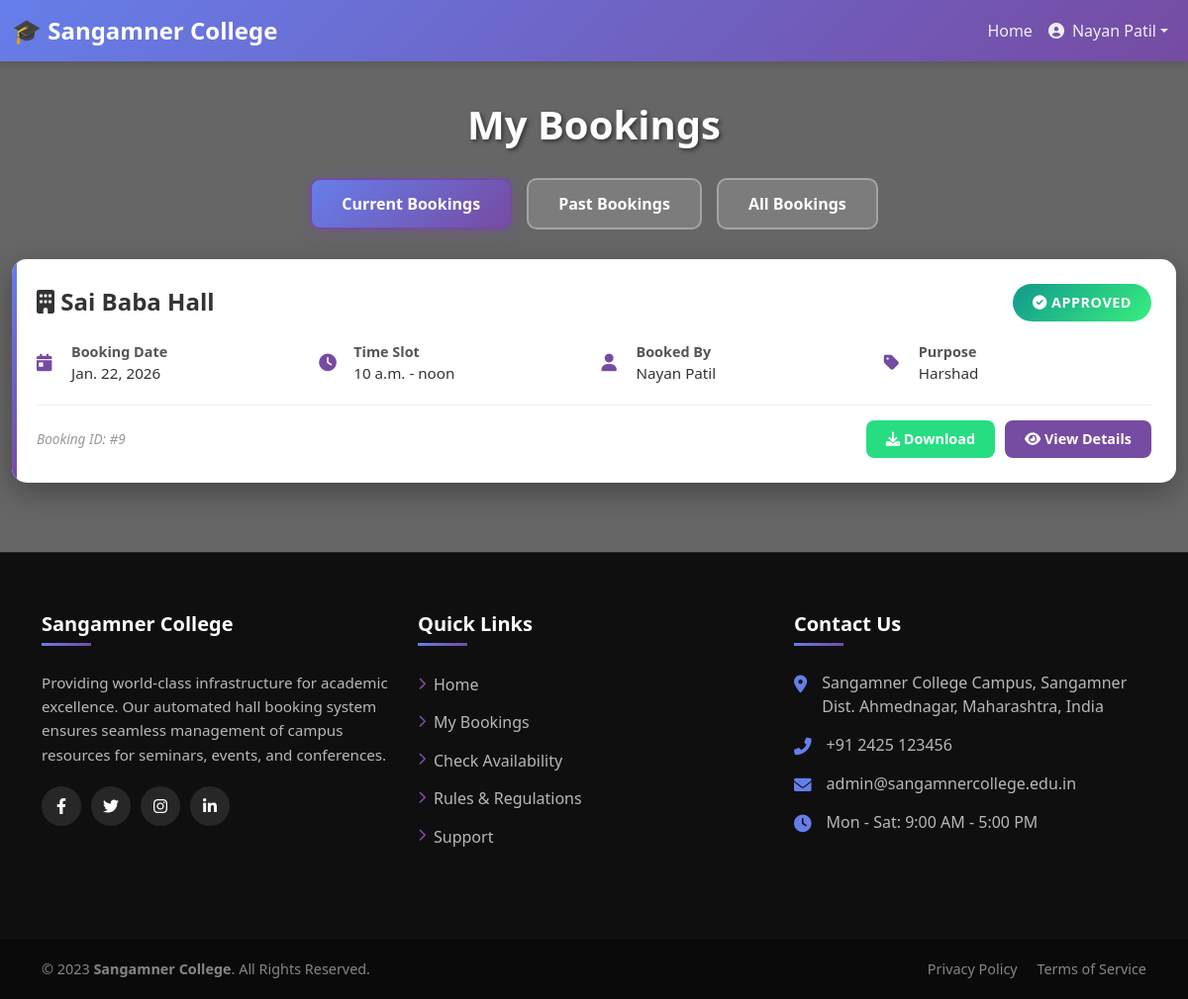
/mybooking/ (signed in), run on an earlier commit of the app's database.
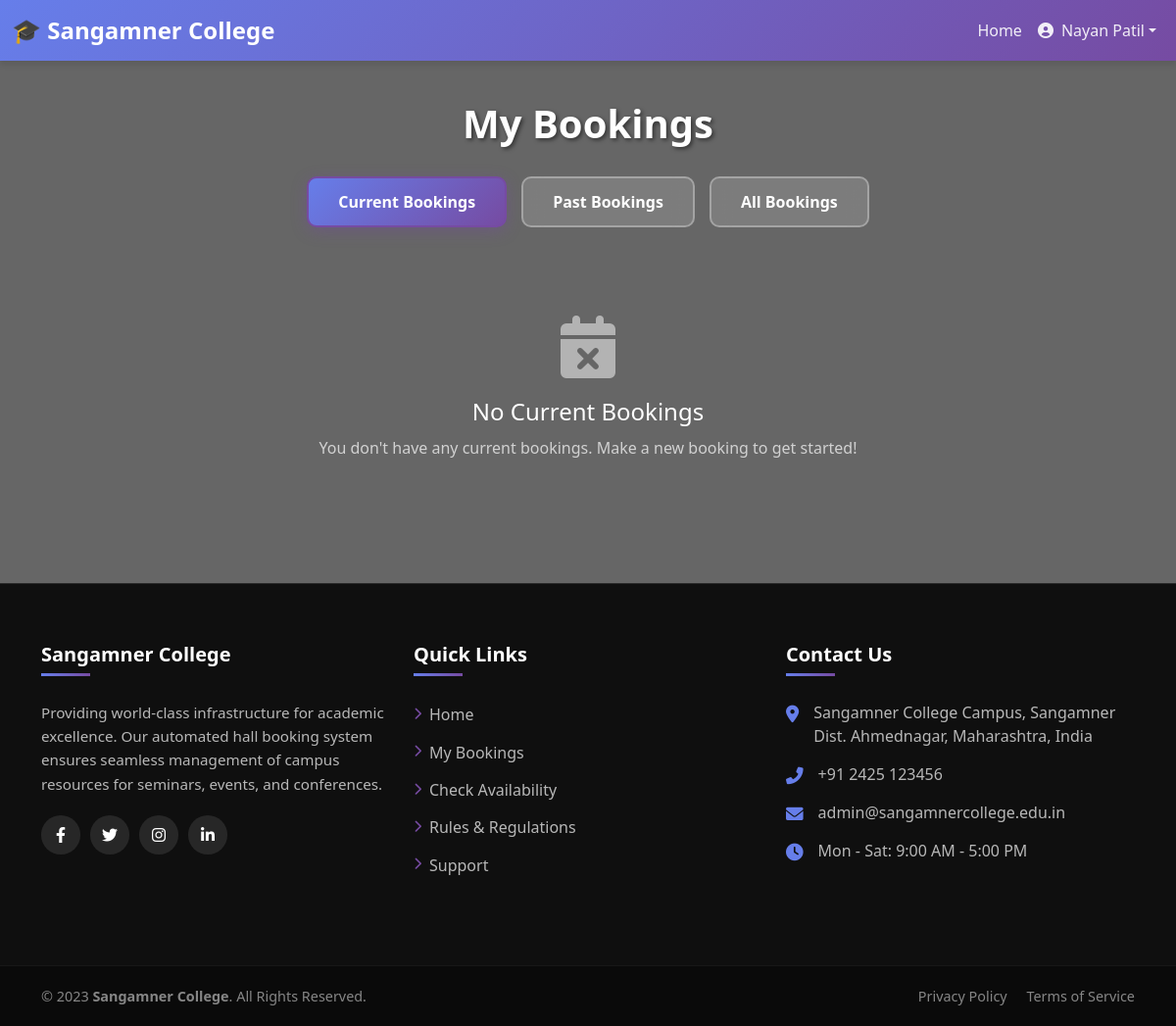
And on a later commit of the database.
### hallapp/models.py (models this page shows, shortened)
class Booking(models.Model):
    STATUS_CHOICES = (
        ('PENDING', 'Pending'),
        ('APPROVED', 'Approved'),
        ('REJECTED', 'Rejected'),
        ('COMPLETED', 'Completed'),
        ('CANCELLED', 'Cancelled'),
    )
    STAGE_CHOICES = (
        ('Large', 'Large'),
        ('Small', 'Small'),
    )
    CHAIR_CHOICES = (
        ('Wheel', 'Wheel'),
        ('Fiber', 'Fiber'),
    )
    user = models.ForeignKey(User, on_delete=models.CASCADE, related_name='bookings')
    hall = models.ForeignKey(Hall, on_delete=models.CASCADE, related_name='bookings')
    event_name = models.CharField(max_length=200)
    department = models.CharField(max_length=100)
    coordinator_name = models.CharField(max_length=100, verbose_name="Program Head / Coordinator")
    coordinator_mobile = models.CharField(max_length=15)
    booking_date = models.DateField()
    start_time = models.TimeField()
    end_time = models.TimeField()
    stage_size = models.CharField(max_length=10, choices=STAGE_CHOICES, blank=True)
    audience_count = models.PositiveIntegerField(default=0)
    chair_type = models.CharField(max_length=10, choices=CHAIR_CHOICES, blank=True)
    chair_count = models.PositiveIntegerField(default=0)
    mic_count = models.PositiveIntegerField(default=0)
    speaker_count = models.PositiveIntegerField(default=0)
    projector_count = models.PositiveIntegerField(default=0)
    laptop_count = models.PositiveIntegerField(default=0)
    req_agarbatti = models.BooleanField(default=False, verbose_name="Incense Sticks (Agarbatti)")
    req_matchbox = models.BooleanField(default=False, verbose_name="Matchbox")
    req_oil = models.BooleanField(default=False, verbose_name="Oil")
    req_wati = models.BooleanField(default=False, verbose_name="Cotton Wicks (Wati)")
    req_kapur = models.BooleanField(default=False, verbose_name="Camphor (Kapur)")
    req_satarangi = models.CharField(max_length=100, blank=True, verbose_name="Satarangi/Mat")
    req_carpet = models.BooleanField(default=False, verbose_name="Red Carpet")
    req_mandap = models.BooleanField(default=False, verbose_name="Mandap")
    req_saraswati_photo = models.BooleanField(default=False, verbose_name="Saraswati Photo")
    req_samai = models.BooleanField(default=False, verbose_name="Traditional Lamp (Samai)")
    status = models.CharField(max_length=20, choices=STATUS_CHOICES, default='PENDING')
    rejection_reason = models.TextField(blank=True, null=True)
    approved_by = models.ForeignKey(User, on_delete=models.SET_NULL, null=True, blank=True, related_name='approved_bookings')
    approved_at = models.DateTimeField(null=True, blank=True)
    rejected_by = models.ForeignKey(User, on_delete=models.SET_NULL, null=True, blank=True, related_name='rejected_bookings')
    rejected_at = models.DateTimeField(null=True, blank=True)
    ceo_approved = models.BooleanField(default=False)
    ceo_approved_at = models.DateTimeField(null=True, blank=True)
    ceo_pin = models.CharField(max_length=10, blank=True, null=True, help_text="CEO approval PIN")
    principal_approved = models.BooleanField(default=False)
    principal_approved_at = models.DateTimeField(null=True, blank=True)
    principal_pin = models.CharField(max_length=10, blank=True, null=True, help_text="Principal approval PIN")
    created_at = models.DateTimeField(auto_now_add=True)
    updated_at = models.DateTimeField(auto_now=True)
    class Meta:
        ordering = ['-booking_date', '-start_time']

class Hall(models.Model):
    name = models.CharField(max_length=100)  # e.g., "Main Auditorium"
    capacity = models.IntegerField()         # e.g., 500
    location = models.CharField(max_length=100) # e.g., "Block A"
    description = models.TextField(blank=True)
    facilities = models.CharField(max_length=255, help_text="e.g., AC, Sound System, WiFi")
    is_active = models.BooleanField(default=True)

class User(AbstractUser):
    USER_TYPES = (
        ('user', 'User'),
        ('admin', 'Admin'),
    )
    GENDER_CHOICES = (
        ('M', 'Male'),
        ('F', 'Female'),
        ('O', 'Other'),
    )
    user_type = models.CharField(max_length=10, choices=USER_TYPES, default='user')
    department = models.CharField(max_length=100, blank=True, null=True)
    phone_number = models.CharField(max_length=15, blank=True, null=True)
    profile_image = models.ImageField(upload_to='profile_images/', blank=True, null=True)
    gender = models.CharField(max_length=1, choices=GENDER_CHOICES, blank=True, null=True)
    date_of_birth = models.DateField(blank=True, null=True)
    address = models.TextField(blank=True, null=True)
    bio = models.TextField(max_length=500, blank=True, null=True, help_text="Brief introduction about yourself")
    linkedin_url = models.URLField(blank=True, null=True)
    created_at = models.DateTimeField(auto_now_add=True, null=True)  # Allow null for existing users
    updated_at = models.DateTimeField(auto_now=True)

### hallapp/views.py (the view)
# urls.py: path('mybooking/', views.my_bookings, name='mybooking'),
@login_required
def my_bookings(request):
    bookings = Booking.objects.filter(user=request.user).order_by('-booking_date')
    return render(request, 'mybooking.html', {'bookings': bookings})

### hallapp/templates/mybooking.html (shortened to what the changed rows need)
<!doctype html>
<html lang="en">
{% load static %}
<head>
  <link href="https://cdn.jsdelivr.net/npm/bootstrap@5.1.3/dist/css/bootstrap.min.css" rel="stylesheet">
  <link rel="stylesheet" href="https://cdnjs.cloudflare.com/ajax/libs/font-awesome/6.0.0/css/all.min.css">
</head>
<body>
  <h1 class="page-title">My Bookings</h1>
  <div class="content-wrapper">
    <div class="container bookings-container">
      <div id="current-tab" class="tab-content-section active">
        {% if bookings %}
        {% for booking in bookings %}
        {% if booking.status == 'PENDING' or booking.status == 'APPROVED' %}
        <div class="booking-card">
          <div class="booking-header">
            <h3 class="hall-name"><i class="fas fa-building"></i> {{ booking.hall.name }}</h3>
            <span
              class="status-badge
                  {% if booking.status == 'APPROVED' %}status-confirmed{% elif booking.status == 'PENDING' %}status-pending{% elif booking.status == 'REJECTED' %}status-rejected{% else %}status-completed{% endif %}">
              <i
                class="fas
                    {% if booking.status == 'APPROVED' %}fa-check-circle{% elif booking.status == 'PENDING' %}fa-hourglass-half{% elif booking.status == 'REJECTED' %}fa-times-circle{% else %}fa-check-double{% endif %}"></i>
              {{ booking.get_status_display }}
            </span>
          </div>
          <div class="booking-details">
            <div class="detail-item">
              <i class="fas fa-calendar-day"></i>
              <div>
                <div class="detail-label">Booking Date</div>
                <div class="detail-value">{{ booking.booking_date }}</div>
              </div>
            </div>
            <div class="detail-item">
              <i class="fas fa-clock"></i>
              <div>
                <div class="detail-label">Time Slot</div>
                <div class="detail-value">{{ booking.start_time }} - {{ booking.end_time }}</div>
              </div>
            </div>
            <div class="detail-item">
              <i class="fas fa-user"></i>
              <div>
                <div class="detail-label">Booked By</div>
                <div class="detail-value">{{ booking.user.get_full_name|default:booking.user.username }}</div>
              </div>
            </div>
            <div class="detail-item">
              <i class="fas fa-tag"></i>
              <div>
                <div class="detail-label">Purpose</div>
                <div class="detail-value">{{ booking.event_name }}</div>
              </div>
            </div>
          </div>
          <div class="booking-footer">
            <span class="booking-id">Booking ID: #{{ booking.id }}</span>
            <div class="action-buttons">
              {% if booking.status == 'APPROVED' %}
              <button class="btn-action btn-download" onclick="downloadBooking('#{{ booking.id }}')">
                <i class="fas fa-download"></i> Download
              </button>
              {% endif %}
              <button class="btn-action btn-view" onclick="viewDetails('#{{ booking.id }}')">
                <i class="fas fa-eye"></i> View Details
              </button>
            </div>
          </div>
        </div>
        {% endif %}
        {% endfor %}
        {% else %}
        <div class="empty-state">
          <i class="fas fa-calendar-times"></i>
          <h3>No Current Bookings</h3>
          <p>You don't have any current bookings. Make a new booking to get started!</p>
        </div>
        {% endif %}
      </div>
    </div>
  </div>
</body>
</html>

What changed in the data, as far as the page shows it:
removed Booking: hall.name "Sai Baba Hall", status "APPROVED", booking_date "Jan. 22, 2026", start_time "10 a.m.", end_time "noon", user.get_full_name "Nayan Patil", event_name "Harshad", id "9"
Also different on the page:
text now shown: "No Current Bookings You don't have any current bookings. Make a new booking to get started!"
